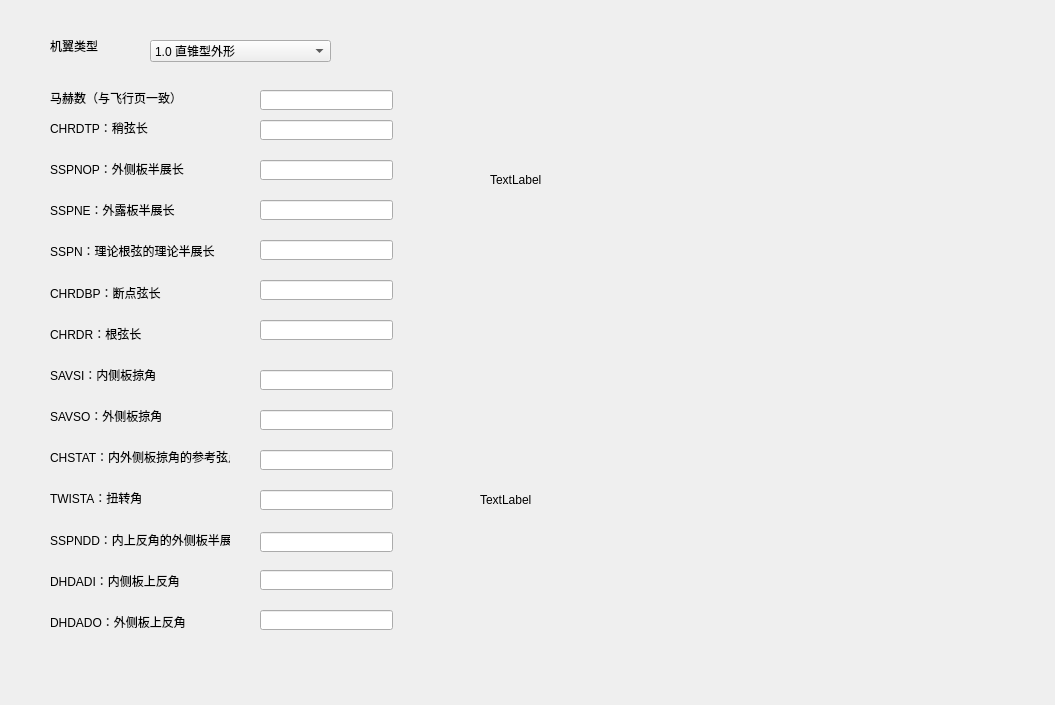
<?xml version="1.0" encoding="UTF-8"?>
<ui version="4.0">
 <class>Form</class>
 <widget class="QWidget" name="Form">
  <property name="geometry">
   <rect>
    <x>0</x>
    <y>0</y>
    <width>1055</width>
    <height>705</height>
   </rect>
  </property>
  <property name="windowTitle">
   <string>Form</string>
  </property>
  <widget class="QLabel" name="label">
   <property name="geometry">
    <rect>
     <x>50</x>
     <y>30</y>
     <width>61</width>
     <height>32</height>
    </rect>
   </property>
   <property name="text">
    <string>机翼类型</string>
   </property>
  </widget>
  <widget class="QLineEdit" name="lineEdit_CHRDTP">
   <property name="geometry">
    <rect>
     <x>260</x>
     <y>120</y>
     <width>133</width>
     <height>20</height>
    </rect>
   </property>
  </widget>
  <widget class="QLabel" name="label_12">
   <property name="geometry">
    <rect>
     <x>50</x>
     <y>522</y>
     <width>180</width>
     <height>35</height>
    </rect>
   </property>
   <property name="text">
    <string>SSPNDD：内上反角的外侧板半展长</string>
   </property>
  </widget>
  <widget class="QLineEdit" name="lineEdit_TWISTA">
   <property name="geometry">
    <rect>
     <x>260</x>
     <y>490</y>
     <width>133</width>
     <height>20</height>
    </rect>
   </property>
  </widget>
  <widget class="QLineEdit" name="lineEdit_CHRDR">
   <property name="geometry">
    <rect>
     <x>260</x>
     <y>320</y>
     <width>133</width>
     <height>20</height>
    </rect>
   </property>
  </widget>
  <widget class="QLabel" name="label_5">
   <property name="geometry">
    <rect>
     <x>50</x>
     <y>233</y>
     <width>180</width>
     <height>36</height>
    </rect>
   </property>
   <property name="text">
    <string>SSPN：理论根弦的理论半展长</string>
   </property>
  </widget>
  <widget class="QComboBox" name="comboBox_WShape">
   <property name="geometry">
    <rect>
     <x>150</x>
     <y>40</y>
     <width>181</width>
     <height>22</height>
    </rect>
   </property>
   <item>
    <property name="text">
     <string>1.0 直锥型外形</string>
    </property>
   </item>
   <item>
    <property name="text">
     <string>2.0 双三角翼型外形（展现比≤3）</string>
    </property>
   </item>
   <item>
    <property name="text">
     <string>3.0 边条型外形（展弦比≤3）</string>
    </property>
   </item>
  </widget>
  <widget class="QLabel" name="label_13">
   <property name="geometry">
    <rect>
     <x>50</x>
     <y>563</y>
     <width>180</width>
     <height>35</height>
    </rect>
   </property>
   <property name="text">
    <string>DHDADI：内侧板上反角</string>
   </property>
  </widget>
  <widget class="QLabel" name="label_2">
   <property name="geometry">
    <rect>
     <x>50</x>
     <y>110</y>
     <width>180</width>
     <height>35</height>
    </rect>
   </property>
   <property name="text">
    <string>CHRDTP：稍弦长</string>
   </property>
  </widget>
  <widget class="QLabel" name="label_3">
   <property name="geometry">
    <rect>
     <x>50</x>
     <y>151</y>
     <width>180</width>
     <height>35</height>
    </rect>
   </property>
   <property name="text">
    <string>SSPNOP：外侧板半展长</string>
   </property>
  </widget>
  <widget class="QLabel" name="label_SAVSO">
   <property name="geometry">
    <rect>
     <x>50</x>
     <y>398</y>
     <width>180</width>
     <height>35</height>
    </rect>
   </property>
   <property name="text">
    <string>SAVSO：外侧板掠角</string>
   </property>
  </widget>
  <widget class="QLineEdit" name="lineEdit_DHDADI">
   <property name="geometry">
    <rect>
     <x>260</x>
     <y>570</y>
     <width>133</width>
     <height>20</height>
    </rect>
   </property>
  </widget>
  <widget class="QLineEdit" name="lineEdit_SSPN">
   <property name="geometry">
    <rect>
     <x>260</x>
     <y>240</y>
     <width>133</width>
     <height>20</height>
    </rect>
   </property>
  </widget>
  <widget class="QLineEdit" name="lineEdit_DHDADO">
   <property name="geometry">
    <rect>
     <x>260</x>
     <y>610</y>
     <width>133</width>
     <height>20</height>
    </rect>
   </property>
  </widget>
  <widget class="QLabel" name="label_7">
   <property name="geometry">
    <rect>
     <x>50</x>
     <y>316</y>
     <width>180</width>
     <height>35</height>
    </rect>
   </property>
   <property name="text">
    <string>CHRDR：根弦长</string>
   </property>
  </widget>
  <widget class="QLabel" name="label_16">
   <property name="geometry">
    <rect>
     <x>480</x>
     <y>350</y>
     <width>500</width>
     <height>300</height>
    </rect>
   </property>
   <property name="text">
    <string>TextLabel</string>
   </property>
  </widget>
  <widget class="QLabel" name="label_6">
   <property name="geometry">
    <rect>
     <x>50</x>
     <y>275</y>
     <width>180</width>
     <height>35</height>
    </rect>
   </property>
   <property name="text">
    <string>CHRDBP：断点弦长</string>
   </property>
  </widget>
  <widget class="QLabel" name="image_HTPLNF">
   <property name="geometry">
    <rect>
     <x>490</x>
     <y>30</y>
     <width>500</width>
     <height>300</height>
    </rect>
   </property>
   <property name="text">
    <string>TextLabel</string>
   </property>
  </widget>
  <widget class="QLabel" name="label_11">
   <property name="geometry">
    <rect>
     <x>50</x>
     <y>480</y>
     <width>180</width>
     <height>36</height>
    </rect>
   </property>
   <property name="text">
    <string>TWISTA：扭转角</string>
   </property>
  </widget>
  <widget class="QLineEdit" name="lineEdit_SSPNE">
   <property name="geometry">
    <rect>
     <x>260</x>
     <y>200</y>
     <width>133</width>
     <height>20</height>
    </rect>
   </property>
  </widget>
  <widget class="QLineEdit" name="lineEdit_SAVSO">
   <property name="geometry">
    <rect>
     <x>260</x>
     <y>410</y>
     <width>133</width>
     <height>20</height>
    </rect>
   </property>
  </widget>
  <widget class="QLabel" name="label_14">
   <property name="geometry">
    <rect>
     <x>50</x>
     <y>604</y>
     <width>180</width>
     <height>35</height>
    </rect>
   </property>
   <property name="text">
    <string>DHDADO：外侧板上反角</string>
   </property>
  </widget>
  <widget class="QLabel" name="label_8">
   <property name="geometry">
    <rect>
     <x>50</x>
     <y>357</y>
     <width>180</width>
     <height>35</height>
    </rect>
   </property>
   <property name="text">
    <string>SAVSI：内侧板掠角</string>
   </property>
  </widget>
  <widget class="QLineEdit" name="lineEdit_CHRDBP">
   <property name="geometry">
    <rect>
     <x>260</x>
     <y>280</y>
     <width>133</width>
     <height>20</height>
    </rect>
   </property>
  </widget>
  <widget class="QLineEdit" name="lineEdit_SSPNOP">
   <property name="geometry">
    <rect>
     <x>260</x>
     <y>160</y>
     <width>133</width>
     <height>20</height>
    </rect>
   </property>
  </widget>
  <widget class="QLabel" name="label_10">
   <property name="geometry">
    <rect>
     <x>50</x>
     <y>439</y>
     <width>180</width>
     <height>35</height>
    </rect>
   </property>
   <property name="text">
    <string>CHSTAT：内外侧板掠角的参考弦点</string>
   </property>
  </widget>
  <widget class="QLineEdit" name="lineEdit_CHSTAT">
   <property name="geometry">
    <rect>
     <x>260</x>
     <y>450</y>
     <width>133</width>
     <height>20</height>
    </rect>
   </property>
  </widget>
  <widget class="QLineEdit" name="lineEdit_SAVSI">
   <property name="geometry">
    <rect>
     <x>260</x>
     <y>370</y>
     <width>133</width>
     <height>20</height>
    </rect>
   </property>
  </widget>
  <widget class="QLabel" name="label_4">
   <property name="geometry">
    <rect>
     <x>50</x>
     <y>192</y>
     <width>180</width>
     <height>35</height>
    </rect>
   </property>
   <property name="text">
    <string>SSPNE：外露板半展长</string>
   </property>
  </widget>
  <widget class="QLineEdit" name="lineEdit_SSPNDD">
   <property name="geometry">
    <rect>
     <x>260</x>
     <y>532</y>
     <width>133</width>
     <height>20</height>
    </rect>
   </property>
  </widget>
  <widget class="QLabel" name="label_15">
   <property name="geometry">
    <rect>
     <x>50</x>
     <y>80</y>
     <width>180</width>
     <height>35</height>
    </rect>
   </property>
   <property name="text">
    <string>马赫数（与飞行页一致）</string>
   </property>
  </widget>
  <widget class="QLineEdit" name="lineEdit_MACHN">
   <property name="geometry">
    <rect>
     <x>260</x>
     <y>90</y>
     <width>133</width>
     <height>20</height>
    </rect>
   </property>
  </widget>
 </widget>
 <resources/>
 <connections>
  <connection>
   <sender>comboBox_WShape</sender>
   <signal>activated(int)</signal>
   <receiver>Form</receiver>
   <slot>slot_enable()</slot>
   <hints>
    <hint type="sourcelabel">
     <x>272</x>
     <y>41</y>
    </hint>
    <hint type="destinationlabel">
     <x>311</x>
     <y>16</y>
    </hint>
   </hints>
  </connection>
 </connections>
 <slots>
  <slot>slot_enable()</slot>
 </slots>
</ui>
